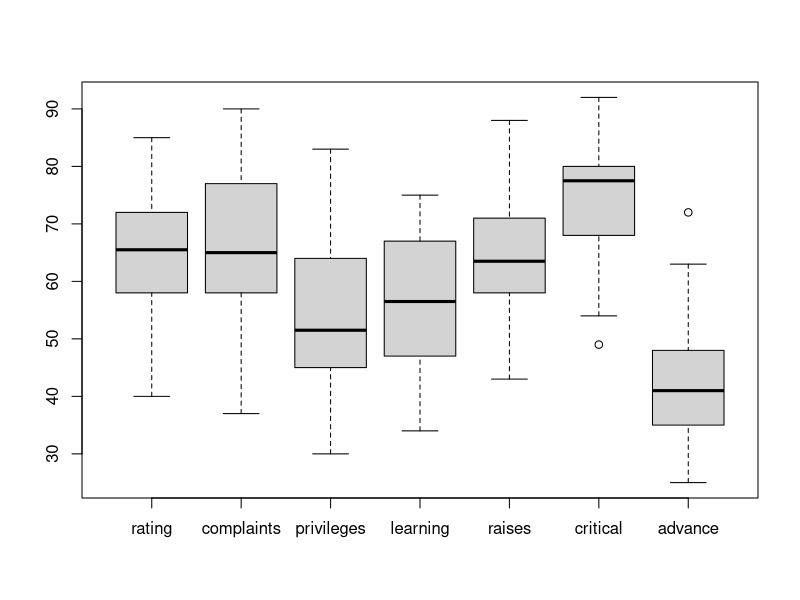
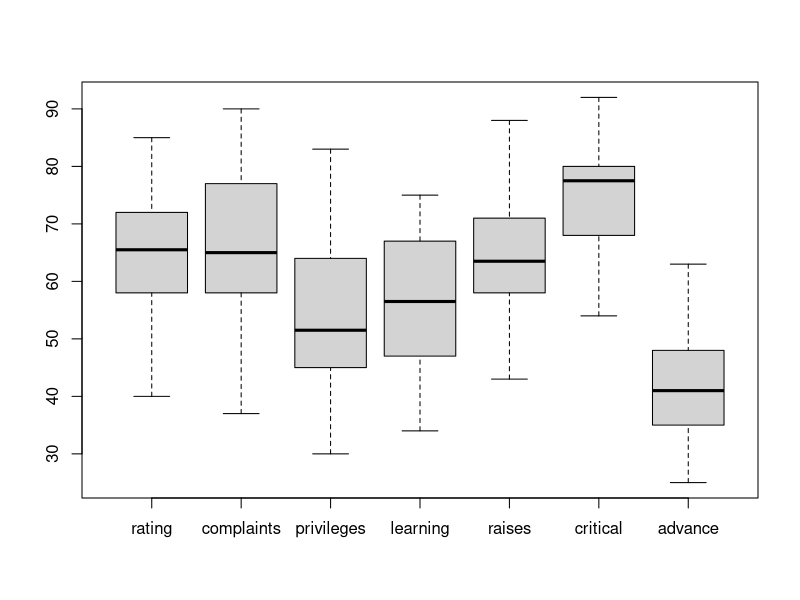

Write the R code that produced these figures, in order.
## ---- chunk 1
data(attitude)
## ---- chunk 2
boxplot(attitude)
## ---- chunk 3
boxplot.stats(attitude$critical)
## ---- chunk 4
boxplot.stats(attitude$advance)
## ---- chunk 5
which(attitude$critical<54)
## ---- chunk 6
which(attitude$advance>63)
## ---- chunk 7
attitude$critical[6]<-attitude$critical[7]
attitude$advance[26]<-attitude$advance[27]
## ---- chunk 8
attitude
## ---- chunk 9
boxplot(attitude)
## ---- chunk 10
model<-lm(rating~complaints+privileges+learning+raises+critical+advance, data = attitude)

## ---- chunk 11
summary(model)
